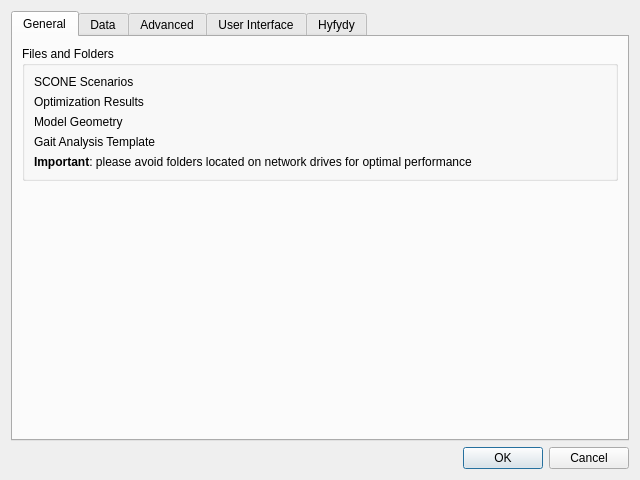
<?xml version="1.0" encoding="UTF-8"?>
<ui version="4.0">
 <class>Settings</class>
 <widget class="QDialog" name="Settings">
  <property name="geometry">
   <rect>
    <x>0</x>
    <y>0</y>
    <width>640</width>
    <height>480</height>
   </rect>
  </property>
  <property name="windowTitle">
   <string>SCONE Settings</string>
  </property>
  <layout class="QVBoxLayout" name="verticalLayout">
   <item>
    <widget class="QTabWidget" name="tabWidget">
     <property name="currentIndex">
      <number>0</number>
     </property>
     <widget class="QWidget" name="foldersTab">
      <attribute name="title">
       <string>General</string>
      </attribute>
      <layout class="QVBoxLayout" name="verticalLayout_2">
       <item>
        <widget class="QGroupBox" name="groupBox">
         <property name="title">
          <string>Files and Folders</string>
         </property>
         <layout class="QFormLayout" name="formLayout">
          <item row="1" column="0">
           <widget class="QLabel" name="label_3">
            <property name="text">
             <string>SCONE Scenarios</string>
            </property>
           </widget>
          </item>
          <item row="2" column="0">
           <widget class="QLabel" name="label">
            <property name="text">
             <string>Optimization Results</string>
            </property>
           </widget>
          </item>
          <item row="3" column="0">
           <widget class="QLabel" name="label_7">
            <property name="text">
             <string>Model Geometry</string>
            </property>
           </widget>
          </item>
          <item row="7" column="0" colspan="2">
           <widget class="QLabel" name="label_2">
            <property name="layoutDirection">
             <enum>Qt::LeftToRight</enum>
            </property>
            <property name="text">
             <string>&lt;html&gt;&lt;head/&gt;&lt;body&gt;&lt;p&gt;&lt;span style=&quot; font-weight:600;&quot;&gt;Important&lt;/span&gt;: please avoid folders located on network drives for optimal performance&lt;/p&gt;&lt;/body&gt;&lt;/html&gt;</string>
            </property>
            <property name="alignment">
             <set>Qt::AlignLeading|Qt::AlignLeft|Qt::AlignVCenter</set>
            </property>
           </widget>
          </item>
          <item row="4" column="0">
           <widget class="QLabel" name="label_8">
            <property name="text">
             <string>Gait Analysis Template</string>
            </property>
           </widget>
          </item>
          <item row="1" column="1">
           <widget class="QFileEdit" name="scenariosFolder" native="true"/>
          </item>
          <item row="2" column="1">
           <widget class="QFileEdit" name="resultsFolder" native="true"/>
          </item>
          <item row="3" column="1">
           <widget class="QFileEdit" name="geometryFolder" native="true"/>
          </item>
          <item row="4" column="1">
           <widget class="QFileEdit" name="gaitAnalysisFolder" native="true"/>
          </item>
         </layout>
        </widget>
       </item>
       <item>
        <spacer name="verticalSpacer">
         <property name="orientation">
          <enum>Qt::Vertical</enum>
         </property>
         <property name="sizeHint" stdset="0">
          <size>
           <width>20</width>
           <height>138</height>
          </size>
         </property>
        </spacer>
       </item>
      </layout>
     </widget>
     <widget class="QWidget" name="dataTab">
      <attribute name="title">
       <string>Data</string>
      </attribute>
      <layout class="QVBoxLayout" name="verticalLayout_4">
       <item>
        <widget class="QListWidget" name="dataList"/>
       </item>
      </layout>
     </widget>
     <widget class="QWidget" name="advancedTab">
      <attribute name="title">
       <string>Advanced</string>
      </attribute>
      <layout class="QVBoxLayout" name="verticalLayout_3">
       <item>
        <widget class="QTreeView" name="advancedTree"/>
       </item>
       <item>
        <widget class="QLabel" name="label_6">
         <property name="text">
          <string>&lt;html&gt;&lt;head/&gt;&lt;body&gt;&lt;p&gt;&lt;span style=&quot; font-weight:600;&quot;&gt;Tip&lt;/span&gt;: enter an empty value to restore a setting to its default&lt;/p&gt;&lt;/body&gt;&lt;/html&gt;</string>
         </property>
        </widget>
       </item>
      </layout>
     </widget>
     <widget class="QWidget" name="studioTab">
      <attribute name="title">
       <string>User Interface</string>
      </attribute>
      <layout class="QVBoxLayout" name="verticalLayout_5">
       <item>
        <widget class="QTreeView" name="studioTree">
         <attribute name="headerDefaultSectionSize">
          <number>100</number>
         </attribute>
         <attribute name="headerStretchLastSection">
          <bool>true</bool>
         </attribute>
        </widget>
       </item>
       <item>
        <widget class="QLabel" name="label_4">
         <property name="text">
          <string>&lt;!DOCTYPE HTML PUBLIC &quot;-//W3C//DTD HTML 4.0//EN&quot; &quot;http://www.w3.org/TR/REC-html40/strict.dtd&quot;&gt;
&lt;html&gt;&lt;head&gt;&lt;meta name=&quot;qrichtext&quot; content=&quot;1&quot; /&gt;&lt;style type=&quot;text/css&quot;&gt;
p, li { white-space: pre-wrap; }
&lt;/style&gt;&lt;/head&gt;&lt;body style=&quot; font-family:'MS Shell Dlg 2'; font-size:8pt; font-weight:400; font-style:normal;&quot;&gt;
&lt;p style=&quot; margin-top:0px; margin-bottom:0px; margin-left:0px; margin-right:0px; -qt-block-indent:0; text-indent:0px;&quot;&gt;&lt;span style=&quot; font-weight:600;&quot;&gt;Tip&lt;/span&gt;: enter an empty value to restore a setting to its default&lt;/p&gt;&lt;/body&gt;&lt;/html&gt;</string>
         </property>
        </widget>
       </item>
      </layout>
     </widget>
     <widget class="QWidget" name="hfdTab">
      <attribute name="title">
       <string>Hyfydy</string>
      </attribute>
      <layout class="QVBoxLayout" name="verticalLayout_6">
       <item>
        <widget class="QLabel" name="label_5">
         <property name="text">
          <string>&lt;html&gt;&lt;head/&gt;&lt;body&gt;&lt;p&gt;Hyfydy is a state-of-the-art musculoskeletal simulation engine that provides a &lt;span style=&quot; font-weight:600;&quot;&gt;50-100x speedup&lt;/span&gt; over OpenSim. Please visit &lt;a href=&quot;https://hyfydy.com&quot;&gt;&lt;span style=&quot; text-decoration: underline; color:#0000ff;&quot;&gt;hyfydy.com&lt;/span&gt;&lt;/a&gt; for more information and a &lt;span style=&quot; font-weight:600;&quot;&gt;free trial license&lt;/span&gt;.&lt;/p&gt;&lt;/body&gt;&lt;/html&gt;</string>
         </property>
         <property name="textFormat">
          <enum>Qt::RichText</enum>
         </property>
         <property name="wordWrap">
          <bool>true</bool>
         </property>
        </widget>
       </item>
       <item>
        <widget class="QCheckBox" name="hfdEnabled">
         <property name="text">
          <string>Enable Hyfydy (requires license key)</string>
         </property>
        </widget>
       </item>
       <item>
        <widget class="QPlainTextEdit" name="hfdLicenseKey">
         <property name="sizePolicy">
          <sizepolicy hsizetype="Expanding" vsizetype="Expanding">
           <horstretch>0</horstretch>
           <verstretch>0</verstretch>
          </sizepolicy>
         </property>
         <property name="placeholderText">
          <string>Enter license key here</string>
         </property>
        </widget>
       </item>
       <item>
        <widget class="QPushButton" name="hfdRequest">
         <property name="sizePolicy">
          <sizepolicy hsizetype="Preferred" vsizetype="Fixed">
           <horstretch>0</horstretch>
           <verstretch>0</verstretch>
          </sizepolicy>
         </property>
         <property name="text">
          <string>Request Hyfydy License</string>
         </property>
        </widget>
       </item>
       <item>
        <spacer name="verticalSpacer_2">
         <property name="orientation">
          <enum>Qt::Vertical</enum>
         </property>
         <property name="sizeHint" stdset="0">
          <size>
           <width>20</width>
           <height>50</height>
          </size>
         </property>
        </spacer>
       </item>
      </layout>
     </widget>
    </widget>
   </item>
   <item>
    <widget class="QDialogButtonBox" name="buttonBox">
     <property name="orientation">
      <enum>Qt::Horizontal</enum>
     </property>
     <property name="standardButtons">
      <set>QDialogButtonBox::Cancel|QDialogButtonBox::Ok</set>
     </property>
    </widget>
   </item>
  </layout>
 </widget>
 <customwidgets>
  <customwidget>
   <class>QFileEdit</class>
   <extends>QWidget</extends>
   <header location="global">QFileEdit.h</header>
   <container>1</container>
  </customwidget>
 </customwidgets>
 <resources/>
 <connections>
  <connection>
   <sender>buttonBox</sender>
   <signal>accepted()</signal>
   <receiver>Settings</receiver>
   <slot>accept()</slot>
   <hints>
    <hint type="sourcelabel">
     <x>248</x>
     <y>254</y>
    </hint>
    <hint type="destinationlabel">
     <x>157</x>
     <y>274</y>
    </hint>
   </hints>
  </connection>
  <connection>
   <sender>buttonBox</sender>
   <signal>rejected()</signal>
   <receiver>Settings</receiver>
   <slot>reject()</slot>
   <hints>
    <hint type="sourcelabel">
     <x>316</x>
     <y>260</y>
    </hint>
    <hint type="destinationlabel">
     <x>286</x>
     <y>274</y>
    </hint>
   </hints>
  </connection>
 </connections>
</ui>
